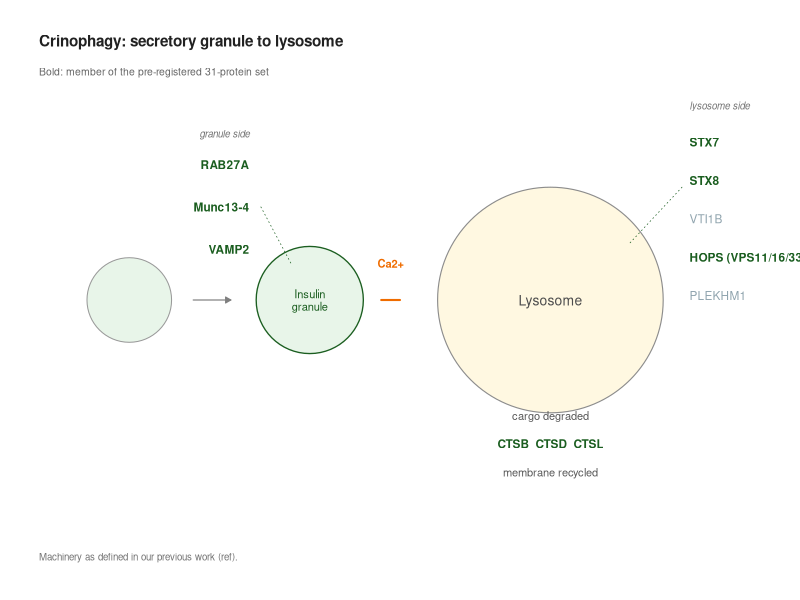
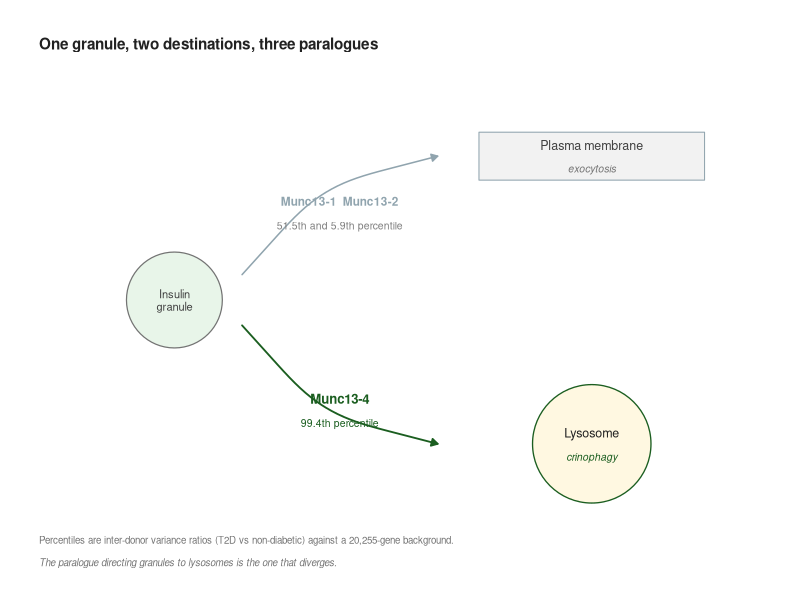

Generate these figures, in order, with R:
# =====================================================================
# Two schematics as editable vector PDFs
#
#   Fig 1B  Crinophagy machinery, with frozen-set members marked
#   Fig 3D  Munc13 paralogue divergence: two destinations, one family
#
# EDITABILITY. Output is written with grDevices::pdf(), so every
# element is a vector object with live text. Opening either file in
# Illustrator or Inkscape gives editable paths and editable type; no
# rasterisation, no outlined fonts. If your Illustrator shows text as
# outlines, set useDingbats = FALSE (done below) and check that the
# font is embedded rather than substituted.
#
# WHY DRAWN RATHER THAN DIAGRAMMED. These use base grid graphics so
# the geometry is explicit and adjustable. Nothing here is data; both
# are illustrations of published mechanism (ours) and of the analysis
# design.
# =====================================================================

setwd("/Users/mmani3/Downloads/Human Islets")
FIGS <- "figures"
dir.create(FIGS, showWarnings = FALSE)

library(grid)

# palette, matched to the data figures
GREEN  <- "#1b5e20"   # crinophagy / frozen set
GREY   <- "#90a4ae"   # comparator / not in set
ORANGE <- "#ef6c00"   # highlighted
LIGHT  <- "#e8f5e9"
SAND   <- "#fff8e1"
INK    <- "#212121"


# =====================================================================
# FIGURE 1B - crinophagy machinery
# =====================================================================

pdf(file.path(FIGS, "Fig1B_crinophagy_schematic.pdf"),
    width = 7, height = 4.6, useDingbats = FALSE)

grid.newpage()
pushViewport(viewport(width = .94, height = .94))

grid.text("Crinophagy: secretory granule to lysosome",
          x = .02, y = .96, just = "left",
          gp = gpar(fontsize = 11, fontface = "bold", col = INK))
grid.text("Bold: member of the pre-registered 31-protein set",
          x = .02, y = .905, just = "left",
          gp = gpar(fontsize = 7.5, col = "grey40"))

# --- lysosome ---
grid.circle(x = .70, y = .50, r = .20,
            gp = gpar(fill = SAND, col = "grey55", lwd = 1.1))
grid.text("Lysosome", x = .70, y = .50,
          gp = gpar(fontsize = 10, col = "grey30"))

# --- granule, docked ---
grid.circle(x = .38, y = .50, r = .095,
            gp = gpar(fill = LIGHT, col = GREEN, lwd = 1.3))
grid.text("Insulin\ngranule", x = .38, y = .50,
          gp = gpar(fontsize = 8, col = GREEN, lineheight = .95))

# --- granule approaching ---
grid.circle(x = .14, y = .50, r = .075,
            gp = gpar(fill = LIGHT, col = "grey60", lwd = 1))
grid.lines(x = c(.225, .275), y = c(.50, .50),
           arrow = arrow(length = unit(.06, "inches"), type = "closed"),
           gp = gpar(col = "grey50", lwd = 1.1, fill = "grey50"))

# --- granule-side machinery ---
gran <- c("RAB27A", "Munc13-4", "VAMP2")
for (i in seq_along(gran)) {
  y <- .74 - (i - 1) * .075
  grid.text(gran[i], x = .30, y = y, just = "right",
            gp = gpar(fontsize = 8.5, fontface = "bold", col = GREEN))
}
grid.lines(x = c(.315, .355), y = c(.665, .565),
           gp = gpar(col = GREEN, lwd = .7, lty = "dotted"))
grid.text("granule side", x = .30, y = .795, just = "right",
          gp = gpar(fontsize = 7, col = "grey45", fontface = "italic"))

# --- lysosome-side machinery ---
lys <- c("STX7", "STX8", "VTI1B", "HOPS (VPS11/16/33A)", "PLEKHM1")
for (i in seq_along(lys)) {
  y <- .78 - (i - 1) * .068
  bold <- lys[i] %in% c("STX7", "STX8", "HOPS (VPS11/16/33A)")
  grid.text(lys[i], x = .885, y = y, just = "left",
            gp = gpar(fontsize = 8.5,
                      fontface = if (bold) "bold" else "plain",
                      col = if (bold) GREEN else GREY))
}
grid.lines(x = c(.875, .805), y = c(.70, .60),
           gp = gpar(col = GREEN, lwd = .7, lty = "dotted"))
grid.text("lysosome side", x = .885, y = .845, just = "left",
          gp = gpar(fontsize = 7, col = "grey45", fontface = "italic"))

# --- fusion interface ---
grid.lines(x = c(.475, .50), y = c(.50, .50),
           gp = gpar(col = ORANGE, lwd = 2))
grid.text("Ca2+", x = .4875, y = .565,
          gp = gpar(fontsize = 8, col = ORANGE, fontface = "bold"))

# --- degradation output ---
grid.text("cargo degraded", x = .70, y = .295,
          gp = gpar(fontsize = 8, col = "grey35"))
grid.text("CTSB  CTSD  CTSL", x = .70, y = .245,
          gp = gpar(fontsize = 8.5, fontface = "bold", col = GREEN))
grid.text("membrane recycled", x = .70, y = .195,
          gp = gpar(fontsize = 8, col = "grey35"))

# --- footnote ---
grid.text("Machinery as defined in our previous work (ref).",
          x = .02, y = .045, just = "left",
          gp = gpar(fontsize = 7, col = "grey45"))

popViewport()
dev.off()

cat("Wrote Fig1B_crinophagy_schematic.pdf\n")


# =====================================================================
# FIGURE 3D - Munc13 paralogue divergence
# =====================================================================

pdf(file.path(FIGS, "Fig3D_munc13_schematic.pdf"),
    width = 6.6, height = 4.2, useDingbats = FALSE)

grid.newpage()
pushViewport(viewport(width = .94, height = .94))

grid.text("One granule, two destinations, three paralogues",
          x = .02, y = .955, just = "left",
          gp = gpar(fontsize = 11, fontface = "bold", col = INK))

# --- central granule ---
grid.circle(x = .20, y = .50, r = .085,
            gp = gpar(fill = LIGHT, col = "grey45", lwd = 1.2))
grid.text("Insulin\ngranule", x = .20, y = .50,
          gp = gpar(fontsize = 8, col = "grey25", lineheight = .95))

# --- upper branch: exocytosis ---
grid.curve(x1 = .29, y1 = .545, x2 = .55, y2 = .755,
           curvature = -.3, square = FALSE,
           arrow = arrow(length = unit(.07, "inches"), type = "closed"),
           gp = gpar(col = GREY, lwd = 1.5, fill = GREY))
grid.rect(x = .755, y = .755, width = .30, height = .085,
          gp = gpar(fill = "grey95", col = GREY, lwd = 1))
grid.text("Plasma membrane", x = .755, y = .775,
          gp = gpar(fontsize = 9, col = "grey25"))
grid.text("exocytosis", x = .755, y = .733,
          gp = gpar(fontsize = 7.5, col = "grey45", fontface = "italic"))

grid.text("Munc13-1  Munc13-2", x = .42, y = .675,
          gp = gpar(fontsize = 8.5, col = GREY, fontface = "bold"))
grid.text("51.5th and 5.9th percentile", x = .42, y = .632,
          gp = gpar(fontsize = 7.5, col = "grey50"))

# --- lower branch: crinophagy ---
grid.curve(x1 = .29, y1 = .455, x2 = .55, y2 = .245,
           curvature = .3, square = FALSE,
           arrow = arrow(length = unit(.07, "inches"), type = "closed"),
           gp = gpar(col = GREEN, lwd = 1.8, fill = GREEN))
grid.circle(x = .755, y = .245, r = .105,
            gp = gpar(fill = SAND, col = GREEN, lwd = 1.3))
grid.text("Lysosome", x = .755, y = .265,
          gp = gpar(fontsize = 9, col = INK))
grid.text("crinophagy", x = .755, y = .222,
          gp = gpar(fontsize = 7.5, col = GREEN, fontface = "italic"))

grid.text("Munc13-4", x = .42, y = .325,
          gp = gpar(fontsize = 9.5, col = GREEN, fontface = "bold"))
grid.text("99.4th percentile", x = .42, y = .282,
          gp = gpar(fontsize = 7.5, col = GREEN))

# --- caption ---
grid.text(paste("Percentiles are inter-donor variance ratios (T2D vs non-diabetic)",
                "against a 20,255-gene background."),
          x = .02, y = .075, just = "left",
          gp = gpar(fontsize = 7, col = "grey45"))
grid.text("The paralogue directing granules to lysosomes is the one that diverges.",
          x = .02, y = .035, just = "left",
          gp = gpar(fontsize = 7, col = "grey45", fontface = "italic"))

popViewport()
dev.off()

cat("Wrote Fig3D_munc13_schematic.pdf\n")
cat("\nBoth are vector PDFs with live text. Open in Illustrator or\n")
cat("Inkscape to adjust geometry, wording or colour.\n")
